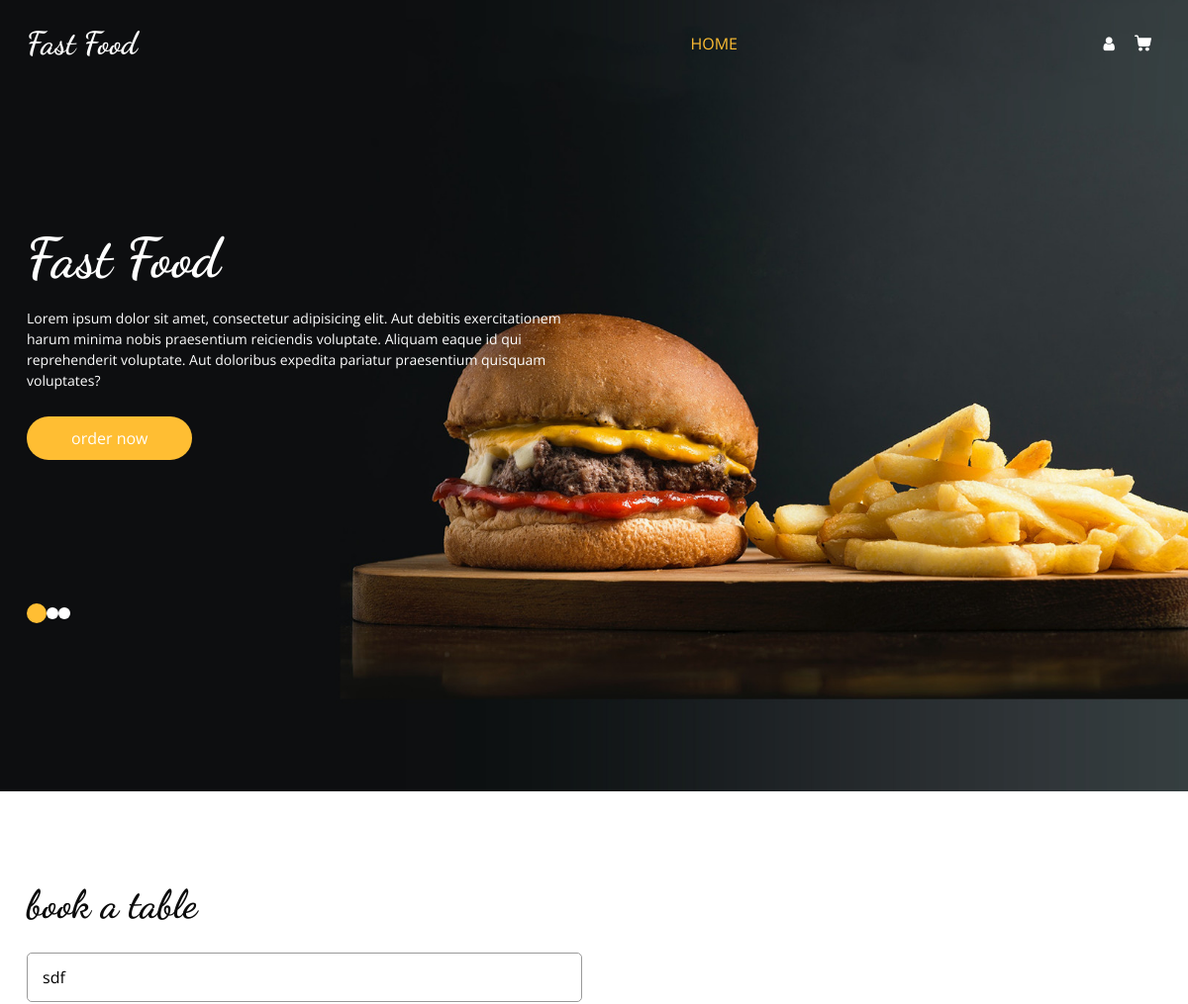
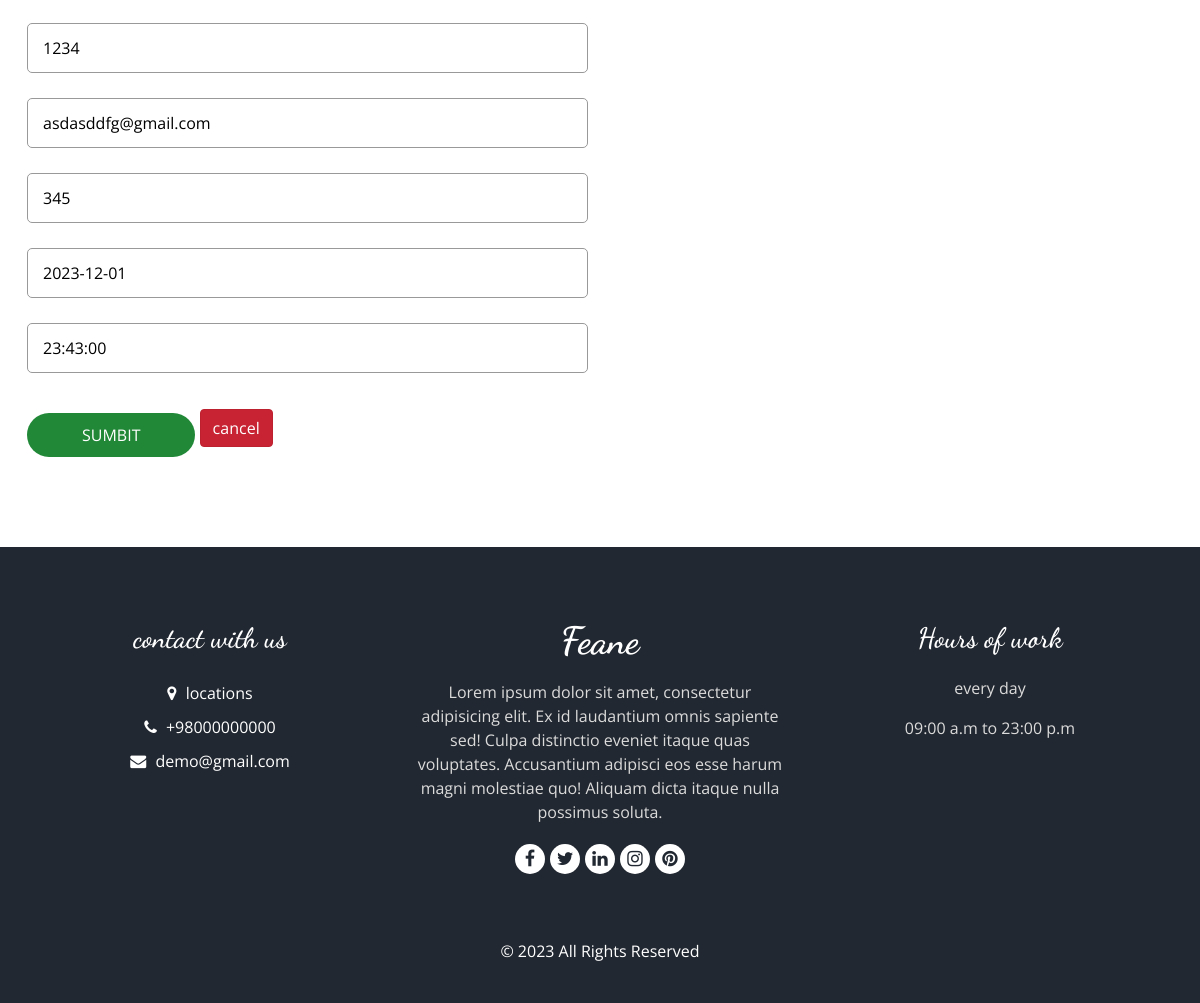
Page /user/edit-dashboard/23 on the committed database (2 pictures, top to bottom).
### food_module/models.py (models this page shows, shortened)
class reservation(models.Model):
    name=models.CharField(max_length=200)
    phone=models.CharField(max_length=100)
    email=models.EmailField(max_length=200)
    number_of_guests= models.IntegerField()
    date=models.DateField(null=True)
    timee=models.TimeField(null=True)
    add_user=models.ManyToManyField(User)

### account_module/views.py (the view, shortened to what this page needs)
# urls.py: path('edit-dashboard/<int:pk>',views.edit_dsahboard.as_view(),name='edit-dashboard'),
class edit_dsahboard(UpdateView):
    template_name = 'edit_user_dashboard.html'
    model = reservation
    fields = ['name','phone','email','number_of_guests','date','timee']

### account_module/templates/edit_user_dashboard.html (shortened to what this page needs)
 {% extends 'base.html' %}
{% load static %}
{% load widget_tweaks %}
 {% block content %}
     <div class="hero_area">
      <div class="bg-box">
        <img src="{% static 'images/hero-bg.jpg' %}" alt="" />
      </div>
      <header class="header_section">
        <div class="container">
          <nav class="navbar navbar-expand-lg custom_nav-container">
            <a class="navbar-brand" href="{% url 'home_page' %}">
              <span> Fast Food </span>
            </a>
            <div class="collapse navbar-collapse" id="navbarSupportedContent">
              <ul class="navbar-nav mx-auto">
                <li class="nav-item active">
                  <a class="nav-link" href="{% url 'home_page' %}"
                    >Home <span class="sr-only">(current)</span></a
                  >
                </li>
              </ul>
              <div class="user_option">
                <a class="user_link">
                  <i class="fa fa-user" aria-hidden="true"></i>
                </a>
                <a class="cart_link" href="">
                </a>
              </div>
            </div>
          </nav>
        </div>
      </header>
      <section class="slider_section">
        <div id="customCarousel1" class="carousel slide" data-ride="carousel">
          <div class="carousel-inner">
            <div class="carousel-item active">
              <div class="container">
                <div class="row">
                  <div class="col-md-7 col-lg-6">
                    <div class="detail-box">
                      <h1> Fast Food</h1>
                      <p>
                          Lorem ipsum dolor sit amet, consectetur adipisicing elit. Aut debitis exercitationem harum minima nobis praesentium reiciendis voluptate. Aliquam eaque id qui reprehenderit voluptate. Aut doloribus expedita pariatur praesentium quisquam voluptates?
                      </p>
                      <div class="btn-box">
                        <a href="{% url 'home_page' %}" class="btn1"> order now </a>
                      </div>
                    </div>
                  </div>
                </div>
              </div>
            </div>
          </div>
          <div class="container">
            <ol class="carousel-indicators">
              <li
                data-target="#customCarousel1"
                data-slide-to="0"
                class="active"
              ></li>
              <li data-target="#customCarousel1" data-slide-to="1"></li>
              <li data-target="#customCarousel1" data-slide-to="2"></li>
            </ol>
          </div>
        </div>
      </section>
    </div>
  <section class="book_section layout_padding">
    <div class="container">
      <div class="heading_container">
        <h2>
          book a table
        </h2>
      </div>
      <div class="row">
        <div class="col-md-6">
          <div class="form_container">
            <form method="post">
              <div>
                  {% render_field form.name class+="form-control" %}
              </div>
              <div>
               {% render_field form.phone class+="form-control" %}
              </div>
              <div>
                {% render_field form.email class+="form-control" %}
              </div>
              <div>
                 {% render_field form.number_of_guests class+="form-control" %}
              </div>
              <div>
                 {% render_field form.date class+="form-control" %}
              </div>
                 <div>
                {% render_field form.timee class+="form-control" %}
              </div>
                  <button type="submit" id="set" class="btn btn-success" value="Update">sumbit</button>
                  <a href="{% url 'dashboard' %}" type="button" id="cancel" class="btn btn-danger" >cancel</a>
            </form>
          </div>
        </div>
      </div>
    </div>
  </section>
    <footer class="footer_section">
      <div class="container">
        <div class="row">
          <div class="col-md-4 footer-col">
            <div class="footer_contact">
              <h4> contact with us</h4>
              <div class="contact_link_box">
                <a href="">
                  <i class="fa fa-map-marker" aria-hidden="true"></i>
                  <span> locations </span>
                </a>
                <a href="">
                  <i class="fa fa-phone" aria-hidden="true"></i>
                  <span>  +98000000000 </span>
                </a>
                <a href="">
                  <i class="fa fa-envelope" aria-hidden="true"></i>
                  <span> demo@gmail.com </span>
                </a>
              </div>
            </div>
          </div>
          <div class="col-md-4 footer-col">
            <div class="footer_detail">
              <a href="" class="footer-logo"> Feane </a>
              <p>
                 Lorem ipsum dolor sit amet, consectetur adipisicing elit. Ex id laudantium omnis sapiente sed! Culpa distinctio eveniet itaque quas voluptates. Accusantium adipisci eos esse harum magni molestiae quo! Aliquam dicta itaque nulla possimus soluta.
              </p>
              <div class="footer_social">
                <a href="">
                  <i class="fa fa-facebook" aria-hidden="true"></i>
                </a>
                <a href="">
                  <i class="fa fa-twitter" aria-hidden="true"></i>
                </a>
                <a href="">
                  <i class="fa fa-linkedin" aria-hidden="true"></i>
                </a>
                <a href="">
                  <i class="fa fa-instagram" aria-hidden="true"></i>
                </a>
                <a href="">
                  <i class="fa fa-pinterest" aria-hidden="true"></i>
                </a>
              </div>
            </div>
          </div>
          <div class="col-md-4 footer-col">
            <h4> Hours of work</h4>
            <p> every day</p>
            <p> 09:00 a.m to 23:00 p.m </p>
          </div>
        </div>
        <div class="footer-info">
          <p>
            &copy; <span id="displayYear"></span> All Rights Reserved
          </p>
        </div>
      </div>
    </footer>
 {% endblock %}

### static/css/responsive.css (style rules this page uses)
@media (min-width: 1200px) { .container { max-width: 1170px; } }

### static/css/login_signup.css (style rules this page uses)
input { color: #FFF; padding-left: 15px !important }

### static/css/custommm.css (style rules this page uses)
#set { color: #fff; background-color: #218838; border-color: #1e7e34; }
#cancel { color: #fff; background-color: #c82333; border-color: #bd2130; }

### rows in the picture
reservation: name "sdf", phone "1234", email "asdasddfg@gmail.com", number_of_guests "345", date "2023-12-01", timee "23:43:00"
